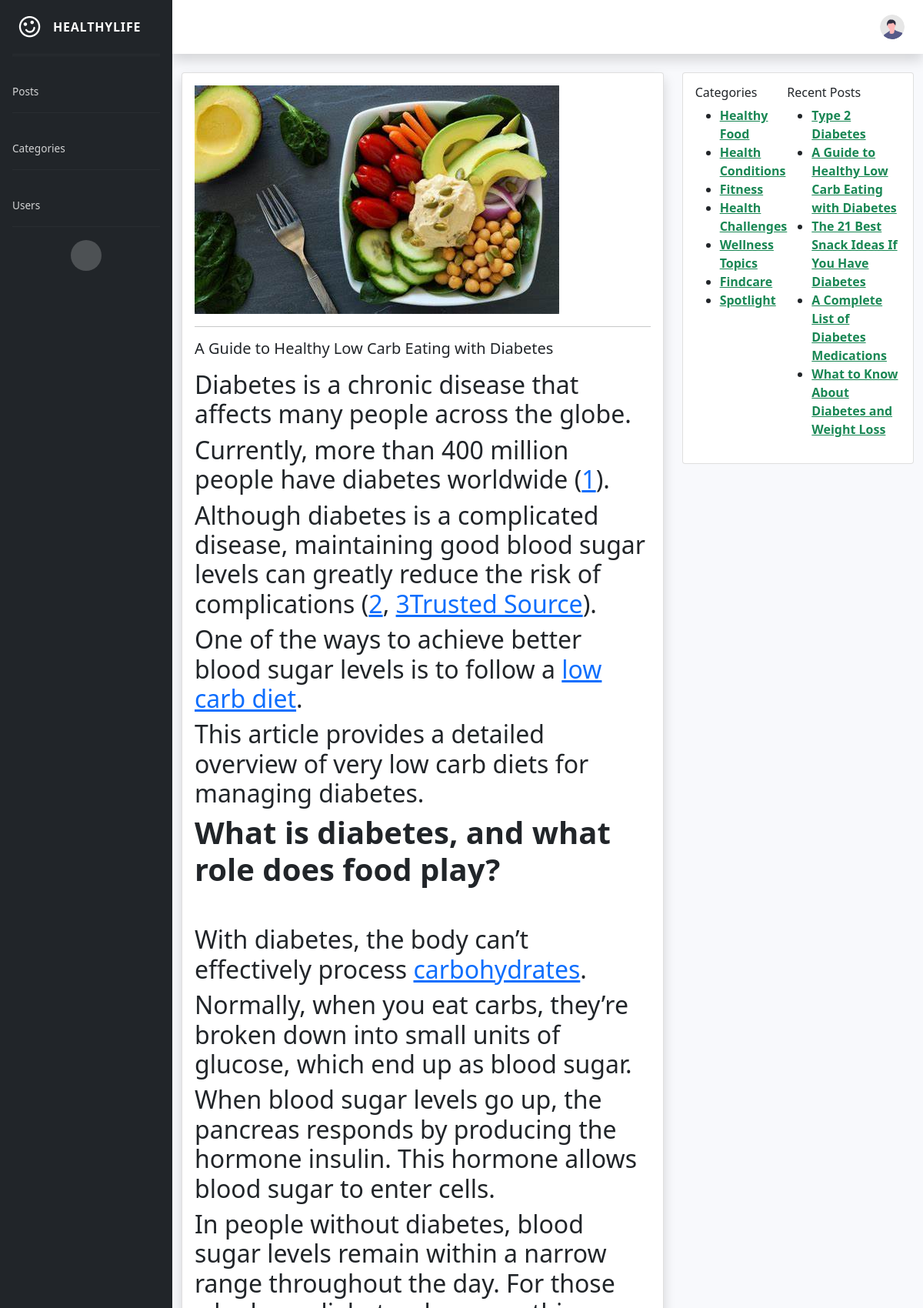
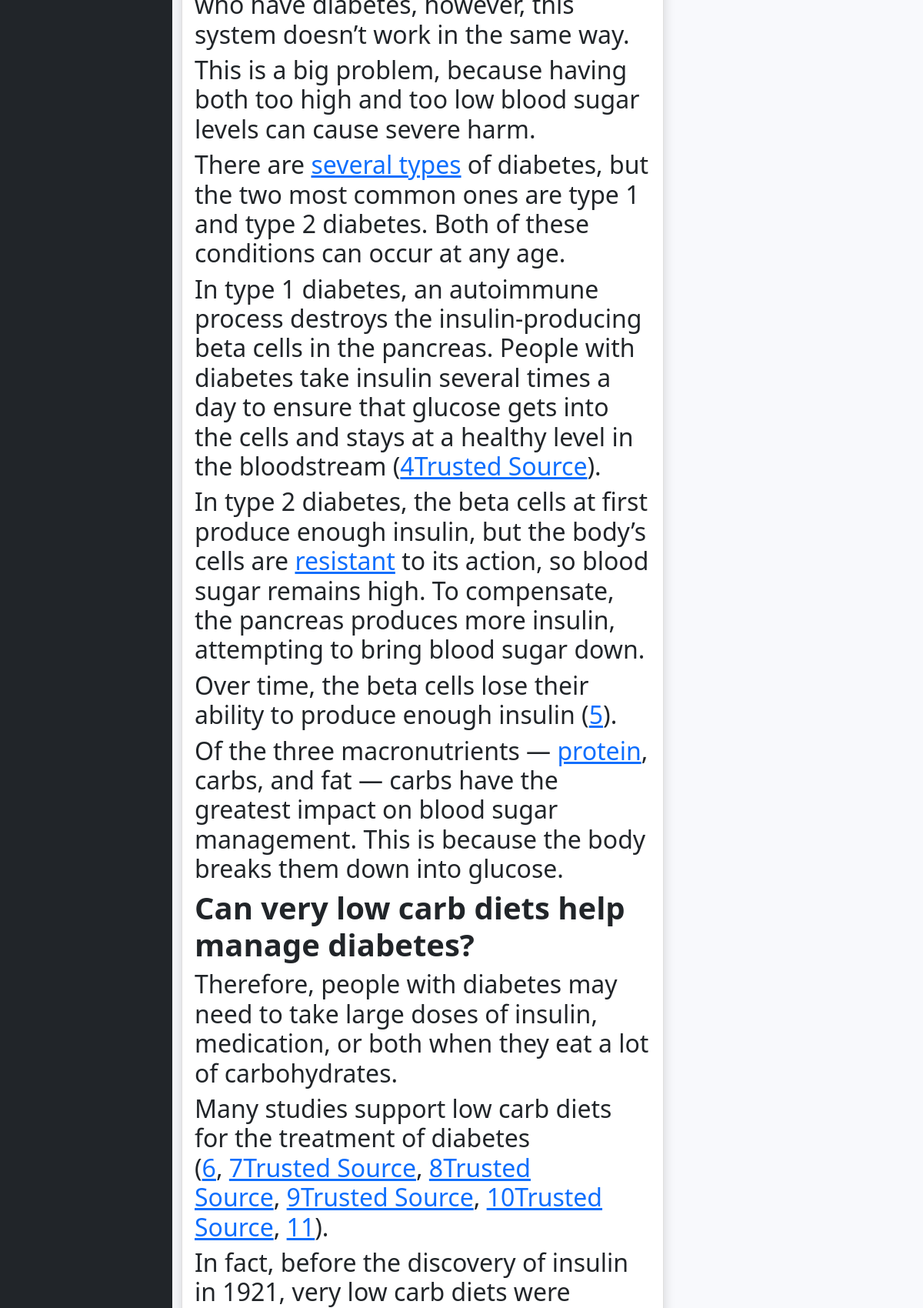
The app's page /single_post.php?id=7 (upper part) with its own data (2 pictures, top to bottom).
### tables this page shows
CREATE TABLE `blog` (
  `blog_id` int(11) NOT NULL,
  `blog_title` varchar(255) NOT NULL,
  `blog_body` text NOT NULL,
  `blog_image` varchar(255) NOT NULL,
  `category` int(11) NOT NULL,
  `author_id` int(11) NOT NULL,
  `publish_date` timestamp NOT NULL DEFAULT current_timestamp() ON UPDATE current_timestamp()
);

CREATE TABLE `categories` (
  `cat_id` int(11) NOT NULL,
  `cat_name` varchar(255) NOT NULL
);

### single_post.php (the view, shortened to what this page needs)
<?php include 'header.php';
include 'config.php';
$id=$_GET['id'];
$sql="SELECT * FROM blog WHERE blog_id='$id'";
$run=mysqli_query($config,$sql);
$post=mysqli_fetch_assoc($run);
?>
<div class="container mt-4">
    <div class="row">
        <div class="col-lg-8">
            <div class="card shadow">
                <div class="card-body">
                    <div id="single_img">
                        <?php $img=$post['blog_image']?>
                        <a href="admin/upload/<?=$img?>">
                        <img src="admin/upload/<?=$img?>" alt="">
                        </a>
                    </div>
                    <div>
                        <hr>
                        <h5><?= ucfirst($post['blog_title'])?></h5>
                        <p><?= $post['blog_body']?></p>
                    </div>
                </div>
            </div>
        </div>
        <?php include "sidebar.php"?>
    </div>
</div>
<?php  include 'footer.php';?>

### sidebar.php
<?php include "config.php";
$select="SELECT * FROM categories";
$query=mysqli_query($config,$select);
$select2="SELECT * FROM blog ORDER BY publish_date limit 5";
$query2=mysqli_query($config,$select2);
?>
<div class="col-lg-4">
			<div class="card">
				<div class="card-body d-flex right-section">
					<div id="categories">
						<h6>Categories</h6>
						<ul>
							<?php while($cats=mysqli_fetch_assoc($query)) {?>
							<li><a href="cat.php?id=<?= $cats['cat_id'] ?>" class="text-success fw-bold"><?= $cats['cat_name'] ?></a></li>
							<?php } ?>
						</ul>
					</div>
				    <div id="posts">
						<h6>Recent Posts</h6>
						<ul>
							<?php while($posts=mysqli_fetch_assoc($query2)) {?>
								<li><a href="single_post.php?id=<?= $posts['blog_id']?>" class="text-success fw-bold"><?= $posts['blog_title']?></a>
								</li>
								<?php }?>
						</ul>
					</div>
				</div>
			</div>
</div>

### records on screen
blog: blog_image (picture), blog_title "A Guide to Healthy Low Carb Eating with Diabetes", blog_body "Diabetes is a chronic disease that affects many people across the globe. Currently, more than 400 million people have diabetes worldwide ( 1 ). Although diabetes is a complicated disease, maintaining good blood sugar levels can greatly reduce the risk of complications ( 2 , 3Trusted Source ). One of the ways to achieve better blood sugar levels is to follow a low carb diet . This article provides a detailed overview of very low carb diets for managing diabetes. What is diabetes, and what role does food play? With diabetes, the body can’t effectively process carbohydrates . Normally, when you eat carbs, they’re broken down into small units of glucose, which end up as blood sugar. When blood…"
categories: cat_name "Healthy Food"
categories: cat_name "Health Conditions"
categories: cat_name "Fitness"
categories: cat_name "Health Challenges"
categories: cat_name "Wellness Topics"
categories: cat_name "Findcare"
categories: cat_name "Spotlight"
blog: blog_title "Type 2 Diabetes"
blog: blog_title "The 21 Best Snack Ideas If You Have Diabetes"
blog: blog_title "A Complete List of Diabetes Medications"
blog: blog_title "What to Know About Diabetes and Weight Loss"
